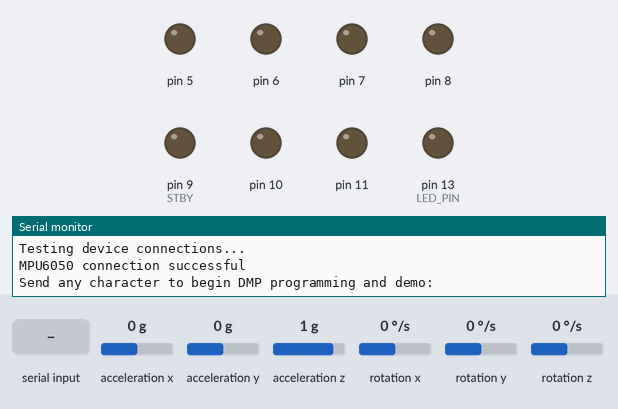
A sketch run on a simulated Arduino Uno, built with avr-gcc and run on an emulated ATmega328P. On the bench: output pins drawn as LEDs (lit = HIGH), the last lines printed to the serial monitor. The test bench sets the inputs (shaded band); at power-on: acceleration x 0 g, acceleration y 0 g, acceleration z 1 g, rotation x 0 °/s, rotation y 0 °/s, rotation z 0 °/s.

Above: at 0.9 s.
1.0 s: ",\n" received over Serial
At 1.54 s:
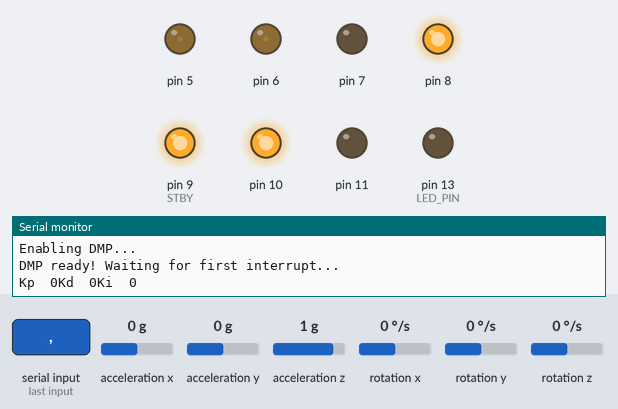
At 3.38 s:
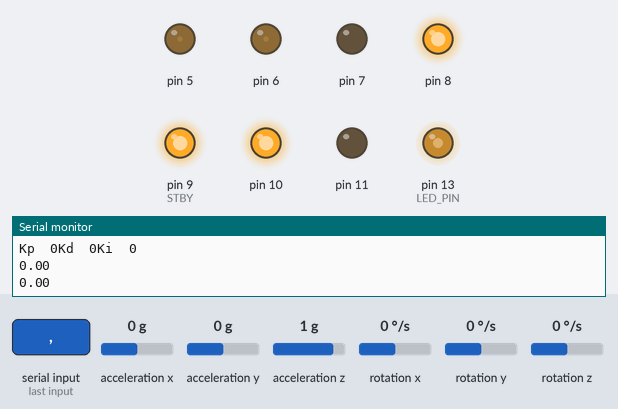
4.0 s: byte 44 (',') received over Serial
5.5 s: "90,45\n" received over Serial
At 5.67 s:
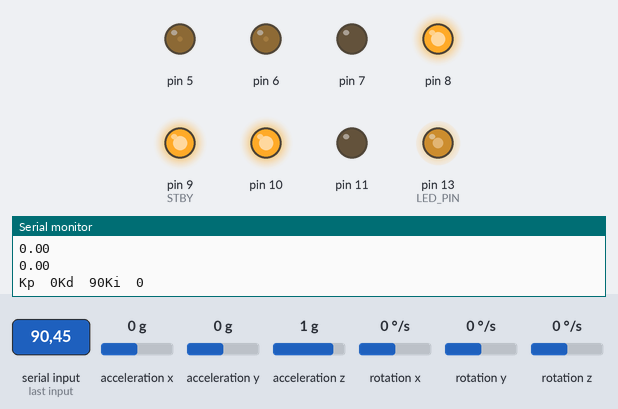
Timing chart, 0 to 14.5 s (numbered marks = the images above; inputs shaded):
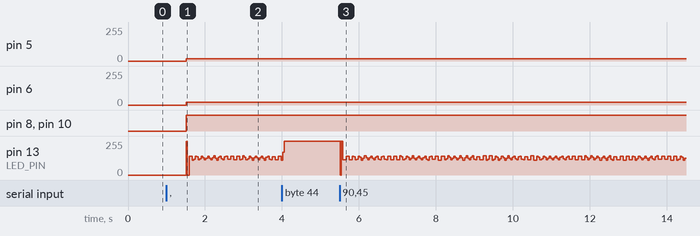

The sketch:

BalancingCar.ino
```cpp
// I2Cdev and MPU6050 must be installed as libraries, or else the .cpp/.h files
// for both classes must be in the include path of your project
#include "I2Cdev.h"
#include "PID_v1.h"
#include "MPU6050_6Axis_MotionApps20.h"
//#include "MPU6050.h" // not necessary if using MotionApps include file
#include "TBMotorController.h"
// Arduino Wire library is required if I2Cdev I2CDEV_ARDUINO_WIRE implementation
// is used in I2Cdev.h
#if I2CDEV_IMPLEMENTATION == I2CDEV_ARDUINO_WIRE
    #include "Wire.h"
#endif

// class default I2C address is 0x68
// specific I2C addresses may be passed as a parameter here
// AD0 low = 0x68 (default for SparkFun breakout and InvenSense evaluation board)
// AD0 high = 0x69
MPU6050 mpu;
//MPU6050 mpu(0x69); // <-- use for AD0 high

#define INTERRUPT_PIN 2  // use pin 2 on Arduino Uno & most boards
#define LED_PIN 13 // (Arduino is 13, Teensy is 11, Teensy++ is 6)
#define MIN_ABS_SPEED 30
bool blinkState = false;
const double M_PI=3.1415926535897932384626433832795028841950;

// MPU control/status vars
bool dmpReady = false;  // set true if DMP init was successful
uint8_t mpuIntStatus;   // holds actual interrupt status byte from MPU
uint8_t devStatus;      // return status after each device operation (0 = success, !0 = error)
uint16_t packetSize;    // expected DMP packet size (default is 42 bytes)
uint16_t fifoCount;     // count of all bytes currently in FIFO
uint8_t fifoBuffer[64]; // FIFO storage buffer

// orientation/motion vars
Quaternion q;           // [w, x, y, z]         quaternion container
VectorInt16 aa;         // [x, y, z]            accel sensor measurements
VectorInt16 aaReal;     // [x, y, z]            gravity-free accel sensor measurements
VectorInt16 aaWorld;    // [x, y, z]            world-frame accel sensor measurements
VectorFloat gravity;    // [x, y, z]            gravity vector
float euler[3];         // [psi, theta, phi]    Euler angle container
float ypr[3];           // [yaw, pitch, roll]   yaw/pitch/roll container and gravity vector

//timersetup
int a;

// ================================================================
// ===               INTERRUPT DETECTION ROUTINE                ===
// ================================================================

volatile bool mpuInterrupt = true;     // indicates whether MPU interrupt pin has gone high
void dmpDataReady() {
}

// ================================================================
// ===                    Motor & PID setup                     ===
// ================================================================
const int AIN1 = 8;   // 控制輸入A1
const int AIN2 = 7;   // 控制輸入A2
const int BIN1 = 10;  // 控制輸入B1
const int BIN2 = 11;   // 控制輸入B2
const int PWMA = 6;
const int PWMB = 5;
const int STBY = 9;  // 「待機」控制接Arduino的11腳

double motorSpeedFactorLeft = 0.7;
double motorSpeedFactorRight = 0.6;
TBMotorController motorController(PWMA, AIN1, AIN2, PWMB, BIN1, BIN2, motorSpeedFactorLeft, motorSpeedFactorRight);
//PID
double originalSetpoint = 180;
double setpoint = originalSetpoint;
double movingAngleOffset = 0.1;
double input, output;

//adjust these values to fit your own design
double Kp = 30;
double Kd = 0.2;
double Ki = 3;
PID pid(&input, &output, &setpoint, Kp, Ki, Kd, DIRECT);

int speed;

// ================================================================
// ===                      INITIAL SETUP                       ===
// ================================================================

void setup() {
    a=0;
    // join I2C bus (I2Cdev library doesn't do this automatically)
    #if I2CDEV_IMPLEMENTATION == I2CDEV_ARDUINO_WIRE
        Wire.begin();
        //Wire.setClock(400000); // 400kHz I2C clock. Comment this line if having compilation difficulties
    #elif I2CDEV_IMPLEMENTATION == I2CDEV_BUILTIN_FASTWIRE
        Fastwire::setup(400, true);
    #endif

    // initialize serial communication
    // (115200 chosen because it is required for Teapot Demo output, but it's
    // really up to you depending on your project)
    Serial.begin(115200);
    while (!Serial); // wait for Leonardo enumeration, others continue immediately

    // NOTE: 8MHz or slower host processors, like the Teensy @ 3.3V or Arduino
    // Pro Mini running at 3.3V, cannot handle this baud rate reliably due to
    // the baud timing being too misaligned with processor ticks. You must use
    // 38400 or slower in these cases, or use some kind of external separate
    // crystal solution for the UART timer.

    // initialize device
    Serial.println(F("Initializing I2C devices..."));
    mpu.initialize();
    pinMode(INTERRUPT_PIN, INPUT);

    // verify connection
    Serial.println(F("Testing device connections..."));
    Serial.println(mpu.testConnection() ? F("MPU6050 connection successful") : F("MPU6050 connection failed"));

    // wait for ready
    Serial.println(F("\nSend any character to begin DMP programming and demo: "));
    while (Serial.available() && Serial.read()); // empty buffer
    while (!Serial.available());                 // wait for data
    while (Serial.available() && Serial.read()); // empty buffer again

    // load and configure the DMP
    Serial.println(F("Initializing DMP..."));
    devStatus = mpu.dmpInitialize();

    // supply your own gyro offsets here, scaled for min sensitivity
    mpu.setXGyroOffset(220);
    mpu.setYGyroOffset(76);
    mpu.setZGyroOffset(-85);
    mpu.setZAccelOffset(1788); // 1688 factory default for my test chip

    // make sure it worked (returns 0 if so)
    if (devStatus == 0) {
        // Calibration Time: generate offsets and calibrate our MPU6050
        mpu.CalibrateAccel(6);
        mpu.CalibrateGyro(6);
        mpu.PrintActiveOffsets();
        // turn on the DMP, now that it's ready
        Serial.println(F("Enabling DMP..."));
        mpu.setDMPEnabled(true);

        // enable Arduino interrupt detection

        /*Serial.print(F("Enabling interrupt detection (Arduino external interrupt "));
        Serial.print(digitalPinToInterrupt(INTERRUPT_PIN));
        Serial.println(F(")..."));
        attachInterrupt(digitalPinToInterrupt(INTERRUPT_PIN), dmpDataReady, RISING);
       */
        mpuIntStatus = mpu.getIntStatus();

        // set our DMP Ready flag so the main loop() function knows it's okay to use it
        Serial.println(F("DMP ready! Waiting for first interrupt..."));
        dmpReady = true;

        // get expected DMP packet size for later comparison
        packetSize = mpu.dmpGetFIFOPacketSize();
    } else {
        // ERROR!
        // 1 = initial memory load failed
        // 2 = DMP configuration updates failed
        // (if it's going to break, usually the code will be 1)
        Serial.print(F("DMP Initialization failed (code "));
        Serial.print(devStatus);
        Serial.println(F(")"));
    }
    //setup PID
    pid.SetMode(AUTOMATIC);
    pid.SetSampleTime(10);
    pid.SetOutputLimits(-255, 255);
    // configure LED for output
    pinMode(LED_PIN, OUTPUT);
    // set STANDBY pin HIGH
    pinMode(STBY, OUTPUT);
    digitalWrite(STBY, HIGH);
}


// ================================================================
// ===                    MAIN PROGRAM LOOP                     ===
// ================================================================
void printdot() {
  while(true){
    if (a<= 100){
      a+=1;
      break;
        }
    else{
      Serial.println(ypr[1] * 180/M_PI);
      a=0;
      break;
        }
    }

  }


void loop() {
  printdot();
  // if programming failed, don't try to do anything
  if (!dmpReady) return;
  // read a packet from FIFO
  if (Serial.available() > 0) {
    // read the incoming byte:
    char chr;
    int i = 0;
    char data[5]={};
    int paras[3]={};
    int count = 0;
    while ((chr = Serial.read()) != '\n') {
      // 確認輸入的字元介於'0'和'9'
    if (chr >= '0' && chr <= '9') {
      data[i] = chr;
      i++;
      }
    else if(chr == ','){
      data[i] = '\0';
      paras[count] = atoi(data);
      count++;
      i = 0;

      }

    }
    Serial.print("Kp\t");
    Serial.print(paras[0]);
    Serial.print("Kd\t");
    Serial.print(paras[1]);
    Serial.print("Ki\t");
    Serial.println(paras[2]);
    pid.SetTunings(paras[0], paras[2], paras[1]);//void PID::SetTunings(double Kp, double Ki, double Kd)
  }
  if (mpu.dmpGetCurrentFIFOPacket(fifoBuffer)) { // Get the Latest packet
    // display Euler angles in degrees
    mpu.dmpGetQuaternion(&q, fifoBuffer);
    mpu.dmpGetGravity(&gravity, &q);
    mpu.dmpGetYawPitchRoll(ypr, &q, &gravity);
//    Serial.print("ypr\t");
//    Serial.print(ypr[0] * 180/M_PI);
//    Serial.print("\t");
//    Serial.print(ypr[1] * 180/M_PI);
//    Serial.print("\t");
//    Serial.println(ypr[2] * 180/M_PI);

    input = ypr[1] * 180/M_PI + 180;
    // blink LED to indicate activity
    blinkState = !blinkState;
    digitalWrite(LED_PIN, blinkState);
  }
  pid.Compute();
//  Serial.print("Input:");
//  Serial.print(input);
//  Serial.print("\t");
//  Serial.print("Output:");
//  Serial.println(output);
  speed = motorController.move(output, MIN_ABS_SPEED);

}
```

LMotorController.cpp
```cpp
#include "LMotorController.h"
#include "Arduino.h"


LMotorController::LMotorController(int ena, int in1, int in2, int enb, int in3, int in4, double motorAConst, double motorBConst)
{
    _motorAConst = motorAConst;
    _motorBConst = motorBConst;

	_ena = ena;
	_in1 = in1;
	_in2 = in2;
	_enb = enb;
	_in3 = in3;
	_in4 = in4;

	pinMode(_ena, OUTPUT);
	pinMode(_in1, OUTPUT);
	pinMode(_in2, OUTPUT);

	pinMode(_enb, OUTPUT);
	pinMode(_in3, OUTPUT);
	pinMode(_in4, OUTPUT);
}


void LMotorController::move(int leftSpeed, int rightSpeed, int minAbsSpeed)
{
    if (rightSpeed < 0)
    {
        rightSpeed = min(rightSpeed, -1*minAbsSpeed);
        rightSpeed = max(rightSpeed, -255);
    }
    else if (rightSpeed > 0)
    {
        rightSpeed = max(rightSpeed, minAbsSpeed);
        rightSpeed = min(rightSpeed, 255);
    }

    int realRightSpeed = map(abs(rightSpeed), 0, 255, minAbsSpeed, 255);

    if (leftSpeed < 0)
    {
        leftSpeed = min(leftSpeed, -1*minAbsSpeed);
        leftSpeed = max(leftSpeed, -255);
    }
    else if (leftSpeed > 0)
    {
        leftSpeed = max(leftSpeed, minAbsSpeed);
        leftSpeed = min(leftSpeed, 255);
    }

    int realLeftSpeed = map(abs(leftSpeed), 0, 255, minAbsSpeed, 255);

    digitalWrite(_in3, rightSpeed > 0 ? HIGH : LOW);
    digitalWrite(_in4, rightSpeed > 0 ? LOW : HIGH);
    digitalWrite(_in1, leftSpeed > 0 ? HIGH : LOW);
    digitalWrite(_in2, leftSpeed > 0 ? LOW : HIGH);
    analogWrite(_ena, realRightSpeed * _motorAConst);
    analogWrite(_enb, realLeftSpeed * _motorBConst);
}


void LMotorController::move(int speed, int minAbsSpeed)
{
    int direction = 1;

    if (speed < 0)
    {
        direction = -1;

        speed = min(speed, -1*minAbsSpeed);
        speed = max(speed, -255);
    }
    else
    {
        speed = max(speed, minAbsSpeed);
        speed = min(speed, 255);
    }

    if (speed == _currentSpeed) return;

    int realSpeed = max(minAbsSpeed, abs(speed));

    digitalWrite(_in1, speed > 0 ? HIGH : LOW);
    digitalWrite(_in2, speed > 0 ? LOW : HIGH);
    digitalWrite(_in3, speed > 0 ? HIGH : LOW);
    digitalWrite(_in4, speed > 0 ? LOW : HIGH);
    analogWrite(_ena, realSpeed * _motorAConst);
    analogWrite(_enb, realSpeed * _motorBConst);

    _currentSpeed = direction * realSpeed;
}


void LMotorController::move(int speed)
{
    if (speed == _currentSpeed) return;

    if (speed > 255) speed = 255;
    else if (speed < -255) speed = -255;

    digitalWrite(_in1, speed > 0 ? HIGH : LOW);
    digitalWrite(_in2, speed > 0 ? LOW : HIGH);
    digitalWrite(_in3, speed > 0 ? HIGH : LOW);
    digitalWrite(_in4, speed > 0 ? LOW : HIGH);
    analogWrite(_ena, abs(speed) * _motorAConst);
    analogWrite(_enb, abs(speed) * _motorBConst);

    _currentSpeed = speed;
}


void LMotorController::turnLeft(int speed, bool kick)
{
    digitalWrite(_in1, HIGH);
    digitalWrite(_in2, LOW);
    digitalWrite(_in3, LOW);
    digitalWrite(_in4, HIGH);

    if (kick)
    {
        analogWrite(_ena, 255);
        analogWrite(_enb, 255);

        delay(100);
    }

    analogWrite(_ena, speed * _motorAConst);
    analogWrite(_enb, speed * _motorBConst);
}


void LMotorController::turnRight(int speed, bool kick)
{
    digitalWrite(_in1, LOW);
    digitalWrite(_in2, HIGH);
    digitalWrite(_in3, HIGH);
    digitalWrite(_in4, LOW);

    if (kick)
    {
        analogWrite(_ena, 255);
        analogWrite(_enb, 255);

        delay(100);
    }

    analogWrite(_ena, speed * _motorAConst);
    analogWrite(_enb, speed * _motorBConst);
}


void LMotorController::stopMoving()
{
    digitalWrite(_in1, LOW);
    digitalWrite(_in2, LOW);
    digitalWrite(_in3, LOW);
    digitalWrite(_in4, LOW);
    digitalWrite(_ena, HIGH);
    digitalWrite(_enb, HIGH);

    _currentSpeed = 0;
}
```

LMotorController.h
```cpp
#ifndef LMotorController_h
#define LMotorController_h


#include "Arduino.h"


class LMotorController
{
protected:
    int _ena, _in1, _in2, _enb, _in3, _in4;
    int _currentSpeed;
    double _motorAConst, _motorBConst;
public:
    LMotorController(int ena, int in1, int in2, int enb, int in3, int in4, double motorAConst, double motorBConst);
    void move(int leftSpeed, int rightSpeed, int minAbsSpeed);
    void move(int speed);
    void move(int speed, int minAbsSpeed);
    void turnLeft(int speed, bool kick);
    void turnRight(int speed, bool kick);
    void stopMoving();
};


#endif
```

TBMotorController.h
```cpp
  class TBMotorController
{
protected:
    int _ena, _in1, _in2, _enb, _in3, _in4;
    int _currentSpeed;
    double _motorAConst, _motorBConst;
public:
    TBMotorController(int ena, int in1, int in2, int enb, int in3, int in4, double motorAConst, double motorBConst);
    void move(int leftSpeed, int rightSpeed, int minAbsSpeed);
    void move(int speed);
    int move(int speed, int minAbsSpeed);
    void turnLeft(int speed, bool kick);
    void turnRight(int speed, bool kick);
    void stopMoving();
};

TBMotorController::TBMotorController(int ena, int in1, int in2, int enb, int in3, int in4, double motorAConst, double motorBConst)
{
    _motorAConst = motorAConst;
    _motorBConst = motorBConst;

	_ena = ena;
	_in1 = in1;
	_in2 = in2;
	_enb = enb;
	_in3 = in3;
	_in4 = in4;

	pinMode(_ena, OUTPUT);
	pinMode(_in1, OUTPUT);
	pinMode(_in2, OUTPUT);

	pinMode(_enb, OUTPUT);
	pinMode(_in3, OUTPUT);
	pinMode(_in4, OUTPUT);
}

int TBMotorController::move(int speed, int minAbsSpeed)
{
    int direction = 1;

    if (speed < 0)
    {
        direction = -1;

        speed = min(speed, -1*minAbsSpeed);
        speed = max(speed, -255);
    }
    else
    {
        speed = max(speed, minAbsSpeed);
        speed = min(speed, 255);
    }

    // if (speed == _currentSpeed) return -1;

    int realSpeed = max(minAbsSpeed, abs(speed));
    digitalWrite(_in1, speed > 0 ? HIGH : LOW);
    digitalWrite(_in2, speed > 0 ? LOW : HIGH);
    digitalWrite(_in3, speed > 0 ? HIGH : LOW);
    digitalWrite(_in4, speed > 0 ? LOW : HIGH);
    analogWrite(_ena, realSpeed * _motorAConst);
    analogWrite(_enb, realSpeed * _motorBConst);

    _currentSpeed = direction * realSpeed;
    return realSpeed;
}


void TBMotorController::move(int speed)
{
    if (speed == _currentSpeed) return;

    if (speed > 255) speed = 255;
    else if (speed < -255) speed = -255;

    digitalWrite(_in1, speed > 0 ? HIGH : LOW);
    digitalWrite(_in2, speed > 0 ? LOW : HIGH);
    digitalWrite(_in3, speed > 0 ? HIGH : LOW);
    digitalWrite(_in4, speed > 0 ? LOW : HIGH);
    analogWrite(_ena, abs(speed) * _motorAConst);
    analogWrite(_enb, abs(speed) * _motorBConst);

    _currentSpeed = speed;
}

void TBMotorController::stopMoving()
{
    digitalWrite(_in1, LOW);
    digitalWrite(_in2, LOW);
    digitalWrite(_in3, LOW);
    digitalWrite(_in4, LOW);
    digitalWrite(_ena, HIGH);
    digitalWrite(_enb, HIGH);

    _currentSpeed = 0;
}
```

Measured:
- after the input at 1.0 s, pin 5: 0/255 → 18/255 after 0.51 s; pin 6: 0/255 → 21/255 after 0.51 s; pin 8, pin 10: LOW → HIGH after 0.51 s; pin 9 (STBY): LOW → HIGH after 0.50 s
